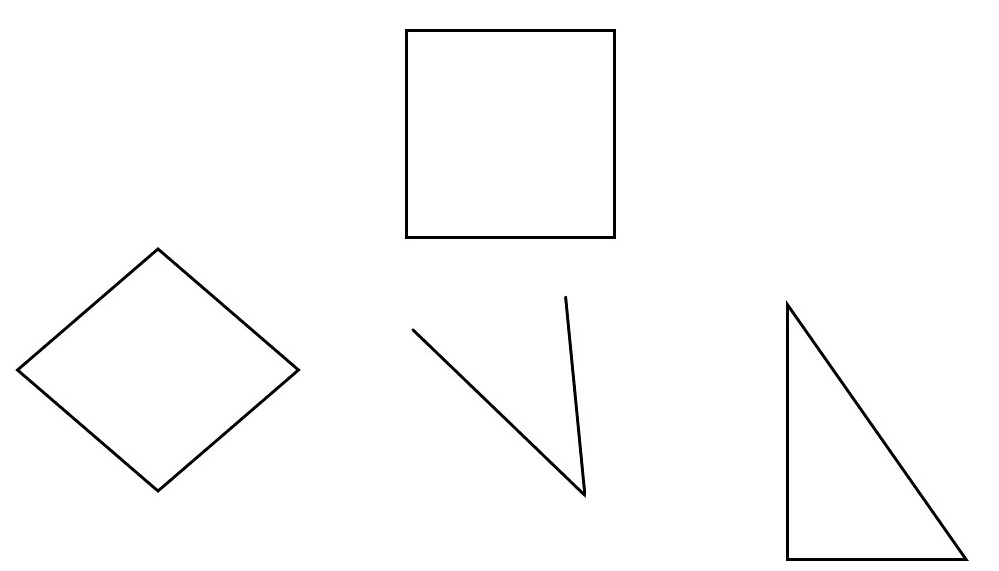
#> input picture opencvProject/angleTest.jpg, 999 x 571 px, given in place of the camera
$ python '尺寸检测.py'
#> lines starting #> are read from the running program, lines starting #| are printed output that depends on the picture; after the words box and inside, x2 and y2 are one past the last pixel; in counts of white or black regions, pixels touching at a corner belong together
import cv2
import numpy as np

capture=cv2.VideoCapture(0)
capture.set(10,160)
capture.set(3,1920)
capture.set(4,1080)
paper_w=297
paper_h=210
scale=3


#编写边缘检测函数
def getContours(img,ssize,msize,minArea=1000,filter=0,draw=False,showclose=False):
    '''该函数用于处理图像并提取轮廓'''
    img_1 = cv2.cvtColor(img,cv2.COLOR_BGR2GRAY)
    img_2 = cv2.GaussianBlur(img_1,(5,5),1)
    img_canny=cv2.Canny(img_2,ssize,msize)
    kernel = np.ones((5,5))
    img_3=cv2.dilate(img_canny,kernel,iterations=2)
    img_close=cv2.erode(img_3,kernel,iterations=2)
    if showclose == True:
        cv2.imshow('close',img_close)
    # cv2.imshow('canny',img_canny)

    #查找轮廓
    contours,hiearchy=cv2.findContours(img_close,cv2.RETR_EXTERNAL,cv2.CHAIN_APPROX_SIMPLE)
    finalContours=[]

    for i in contours:
        area=cv2.contourArea(i)
        if area > minArea:
            para = cv2.arcLength(i,True)
            approx=cv2.approxPolyDP(i,0.02*para,True)   #通过该函数获得我们的矩形四角的点
            bBox=cv2.boundingRect(approx)
            # print(approx)
            if filter > 0:
                if len(approx) == filter:
                    finalContours.append([len(approx),area,approx,bBox,i])
            else:
                finalContours.append([len(approx),area,approx,bBox,i])

    finalContours=sorted(finalContours,key=lambda x:x[1],reverse=True)
    if draw:
        for i in finalContours:
            cv2.drawContours(img,i[4],-1,(0,0,255),3)

    return img , finalContours


#编写点的排序函数
def reorder(Points):
    '''该函数用于为A4纸四个点进行排序，以方便进行透视变换'''
    # print(Points.shape)
    newPoints=np.zeros_like(Points)
    Points=Points.reshape((4,2))
    add=Points.sum(1)
    newPoints[0]=Points[np.argmin(add)]
    newPoints[3]=Points[np.argmax(add)]
    diff=np.diff(Points,axis=1)             #求矩阵的离散差值，a[n]-a[n-1]
    newPoints[1]=Points[np.argmin(diff)]
    newPoints[2]=Points[np.argmax(diff)]
    return newPoints


#编写透视变换函数
def warp(img,points,w,h):
    '''透视变换函数'''
    # print('origin:',points)
    # print('new:',reorder(points))
    points=reorder(points)
    p_1=np.float32(points)
    p_2=np.float32([[0,0],[w,0],[0,h],[w,h]])
    gpt=cv2.getPerspectiveTransform(p_1,p_2)
    warpimg=cv2.warpPerspective(img,gpt,(w,h))
    return warpimg


#编写计算长度函数
def compute(point1,point2):
    ans=((point2[0]-point1[0])**2+(point2[1]-point1[1])**2)**0.5
    return ans


while True:
    ret,frame=capture.read()
#> frame is the input picture: shape (571, 999, 3); min 0, max 255, mean 251.3

    if ret == True:
        # cv2.imshow('1',frame)

        img,finalContours=getContours(frame,100,100,filter=4,draw=True)
#> in getContours, `img_canny=cv2.Canny(img_2,ssize,msize)`:
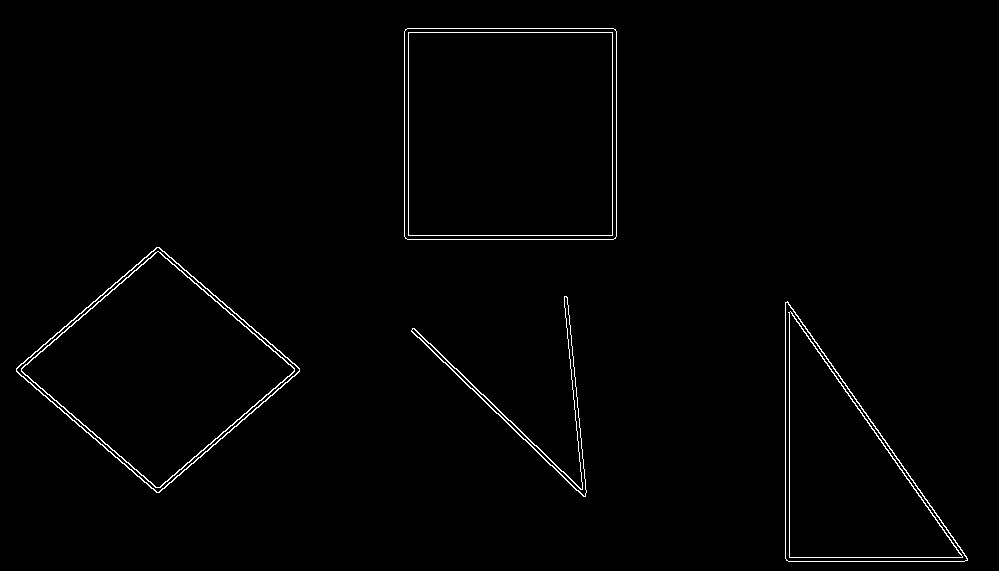
#> img_canny: shape (571, 999); 1.1% white in thin lines or dots, all inside (x1, y1, x2, y2) = (16, 28, 968, 562)
#> in getContours, `img_3=cv2.dilate(img_canny,kernel,iterations=2)`: img_3: shape (571, 999); 6.9% white; 4 white regions, box (x1, y1, x2, y2) and area: (12, 243, 304, 497) 11757, (400, 24, 621, 244) 10770, (781, 297, 972, 566) 10405, (407, 292, 591, 501) 6444
#> in getContours, `img_close=cv2.erode(img_3,kernel,iterations=2)`:
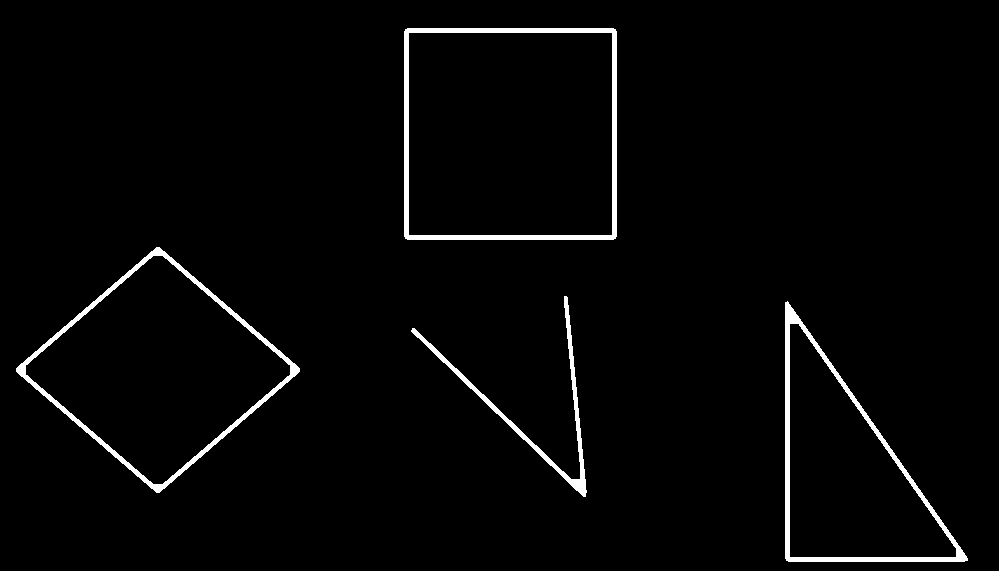
#> img_close: shape (571, 999); 2.3% white; 4 white regions
#> in getContours, `contours,hiearchy=cv2.findContours(img_close,cv2.RETR_EXTERNAL,cv2.CHA..`: contours = 4 contours; box (x1, y1, x2, y2) and area: (404, 28, 617, 240) 44716, (16, 247, 300, 493) 35491, (785, 301, 968, 562) 24222, (411, 296, 587, 497) 1662; hiearchy = [[1, -1, -1, -1], [2, 0, -1, -1], [3, 1, -1, -1], [-1, 2, -1, -1]]
#> the loop in getContours, `for i in contours:` made 4 passes
#> (area, para, approx, bBox) on passes 1 to 4: (24222, 776.2, [[785, 302], [786, 560], [967, 560]], (785, 302, 183, 259)), (1662.5, 876, [[412, 328], [585, 496], [566, 296], [579, 479]], (412, 296, 174, 201)), (35491, 772.5, [[156, 247], [16, 371], [159, 492], [299, 368]], (16, 247, 284, 246)), (44716, 841.3, [[405, 29], [405, 238], [615, 238], [615, 29]], (405, 29, 211, 210))
#> after the loop in getContours, `for i in contours:`: finalContours = 3 items
#> the loop in getContours, `for i in finalContours:` made 3 passes
#> after the loop in getContours, `for i in finalContours:`:
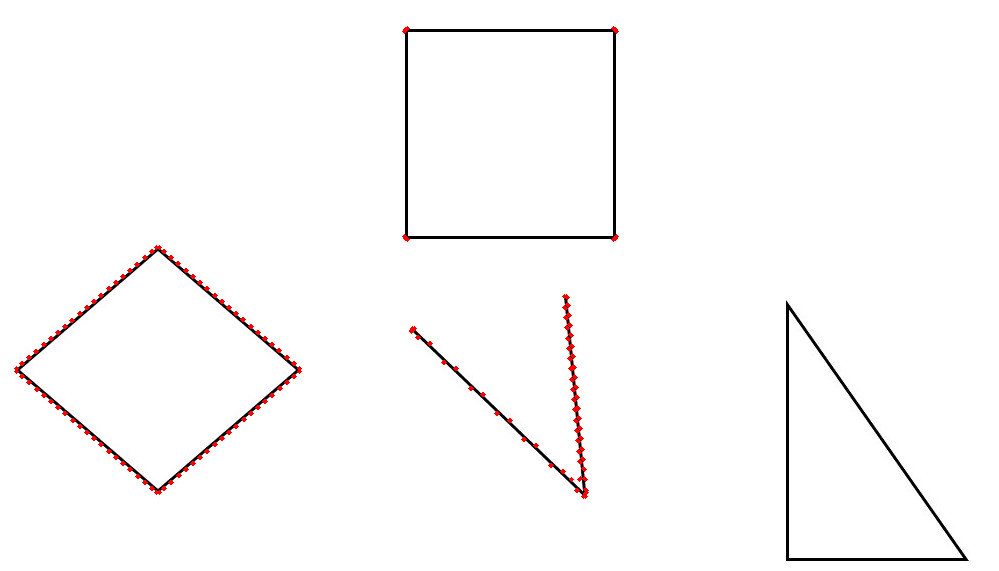
#> img: shape (571, 999, 3); 0.45% of pixels changed, all inside (x1, y1, x2, y2) = (14, 26, 619, 499)
#> finalContours = 3 items

        if len(finalContours)!=0:
            biggest=finalContours[0][2]
#> biggest = [[405, 29], [405, 238], [615, 238], [615, 29]]
            # print(biggest)
            imgwarp=warp(img,biggest,paper_w,paper_h)
#> in reorder, `add=Points.sum(1)`: add = [434, 643, 853, 644]
#> in reorder, `diff=np.diff(Points,axis=1)`: diff = [-376, -167, -377, -586]
#> in warp, `points=reorder(points)`: points = [[405, 29], [615, 29], [405, 238], [615, 238]]
#> in warp, `gpt=cv2.getPerspectiveTransform(p_1,p_2)`: gpt = [[1.41, 1.19e-17, -572.8], [-5.78e-18, 1, -29.14], [4.72e-36, -4.58e-19, 1]]
            # cv2.imshow('test',imgwarp)
            img2,finalContours2=getContours(imgwarp,50,50,minArea=2000,filter=4,draw=True,showclose=True)   #对变换后的图片再次进行轮廓提取
#> call 2 of getContours, with ssize = 50, msize = 50, minArea = 2000, filter = 4, draw = True, showclose = True
#> in getContours (call 2), `img_2 = cv2.GaussianBlur(img_1,(5,5),1)`:
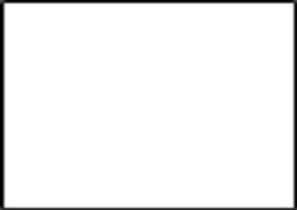
#> img_2: shape (210, 297); min 0, max 255, mean 243.1
#> in getContours (call 2), `img_canny=cv2.Canny(img_2,ssize,msize)`: img_canny: shape (210, 297); 1.6% white in thin lines or dots
#> in getContours (call 2), `img_3=cv2.dilate(img_canny,kernel,iterations=2)`:
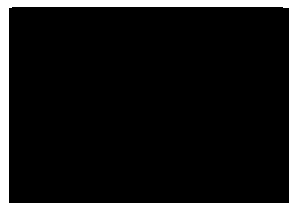
#> img_3: shape (210, 297); 12% white; 1 white region, box (x1, y1, x2, y2) and area: (0, 0, 297, 210) 7499
#> in getContours (call 2), `img_close=cv2.erode(img_3,kernel,iterations=2)`:
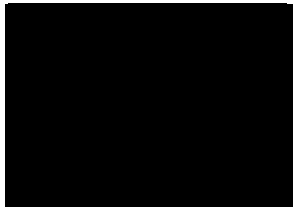
#> img_close: shape (210, 297); 5.8% white; 1 white region, box (x1, y1, x2, y2) and area: (0, 0, 297, 210) 3627
#> in getContours (call 2), `contours,hiearchy=cv2.findContours(img_close,cv2.RETR_EXTERNAL,cv2.CHA..`: contours = [[[0, 0], [0, 209], [296, 209], [296, 0]]]; hiearchy = [[-1, -1, -1, -1]]
#> the loop in getContours (call 2), `for i in contours:` made 1 pass
#> (area, para, approx, bBox) on pass 1: (61864, 1010, [[0, 0], [0, 209], [296, 209], [296, 0]], (0, 0, 297, 210))
#> after the loop in getContours (call 2), `for i in contours:`: finalContours = [[4, 61864, [[0, 0], [0, 209], [296, 209], [296, 0]], (0, 0, 297, 210), [[0, 0], [0, 209], [296, 209], [296, 0]]]]
#> the loop in getContours (call 2), `for i in finalContours:` made 1 pass
#> after the loop in getContours (call 2), `for i in finalContours:`: img: shape (210, 297, 3); mean B, G, R 243, 243, 243.2
#> finalContours2 has the same summary as finalContours in getContours

            if len(finalContours) !=0:
                for i in finalContours2:
                    cv2.polylines(img2,[i[2]],True,(0,255,0),2)         #绘制线条使轮廓更加清晰
                    newpoint=reorder(i[2])
                    det_w=round(compute(newpoint[0][0],newpoint[1][0]))
                    det_h=round(compute(newpoint[0][0],newpoint[2][0]))
                    x,y,w,h=i[3]
                    # print('x:',x)
                    cv2.putText(img2, '{}mm'.format(det_w), (x+30,y-10) , cv2.FONT_HERSHEY_COMPLEX_SMALL,1,(0,0,255), 2)
                    cv2.putText(img2,'{}mm'.format(det_h),(x-70,y+h//2),cv2.FONT_HERSHEY_COMPLEX_SMALL,1,(255,0,255),2)
                    print('width:',det_w)
                    print('height:',det_h)
#> this loop made 1 pass
#> (Points in reorder, add in reorder, diff in reorder, newpoint, det_w, det_h) on pass 1: ([[0, 0], [0, 209], [296, 209], [296, 0]], [0, 209, 505, 296], [0, 209, -87, -296], [[0, 0], [296, 0], [0, 209], [296, 209]], 296, 209)
#| width: 296
#| height: 209
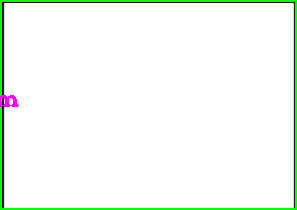
#> img2: shape (210, 297, 3); mean B, G, R 243.1, 250.7, 243.1
            cv2.imshow('contour',img2)

        img=cv2.resize(img,(0,0),None,0.5,0.5)
#> img: shape (286, 500, 3)
        cv2.imshow('original',img)
        if cv2.waitKey(1) & 0xFF == ord('q'):
#> (key q is pressed here)
            break

cv2.destroyAllWindows()
